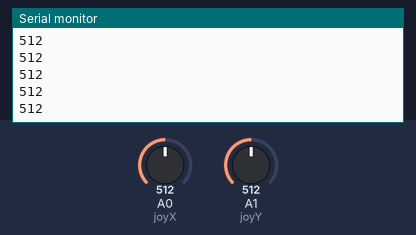
Simulated run of this sketch. Board: Arduino Uno, built with avr-gcc and run on an emulated ATmega328P. On the bench: the last lines printed to the serial monitor. The test bench sets the inputs (shaded band); at power-on: A0 (joyX) = 512, A1 (joyY) = 512.

Above: at 1.2 s.
1.3 s: A0 (joyX) set to 716
At 2.1 s:
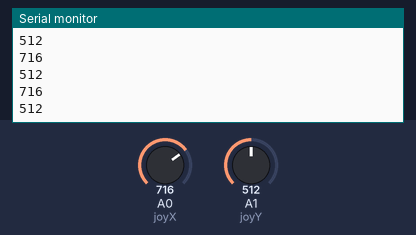
2.8 s: A1 (joyY) set to 716
At 3.5 s:
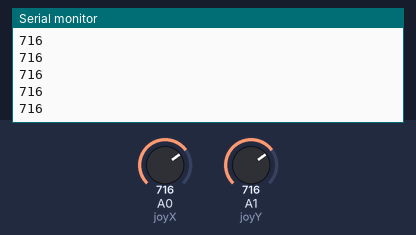
4.3 s: A0 (joyX) set to 900
At 4.8 s:
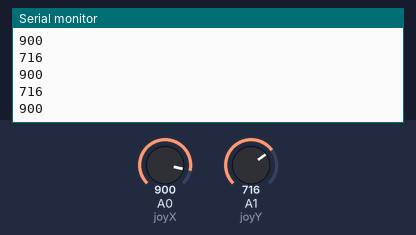
5.8 s: A1 (joyY) set to 511
At 6.4 s:
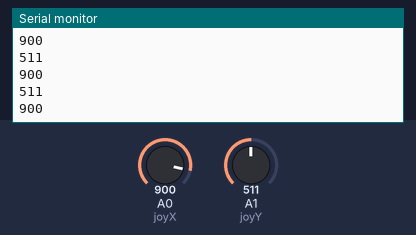
Timing chart, 0 to 8.3 s (numbered marks = the images above; inputs shaded):
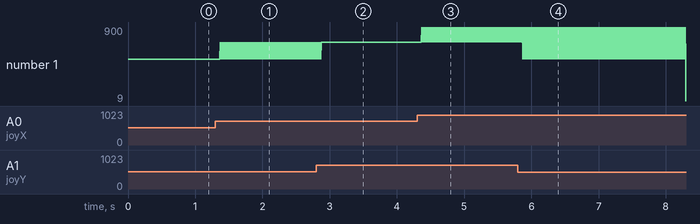

Measured:
- after the input at 1.3 s, the serial monitor: prints a new line after 0.07 s (image 1)
- after the input at 4.3 s, the serial monitor: prints a new line after 0.07 s (image 3)
- after the input at 5.8 s, the serial monitor: prints a new line after 0.07 s (image 4)
- plotted number 1: 512 → 716 after the input at 1.3 s

The sketch:

JoyStick.ino
```cpp
#include<SoftwareSerial.h>
int joyX=0;
int joyY=1;
int vx,vy;

void setup() {
  Serial.begin(9600);
}

void loop() {
  vx=analogRead(joyX);
  Serial.println(vx);
  vy=analogRead(joyY);
  Serial.println(vy);

}
```
